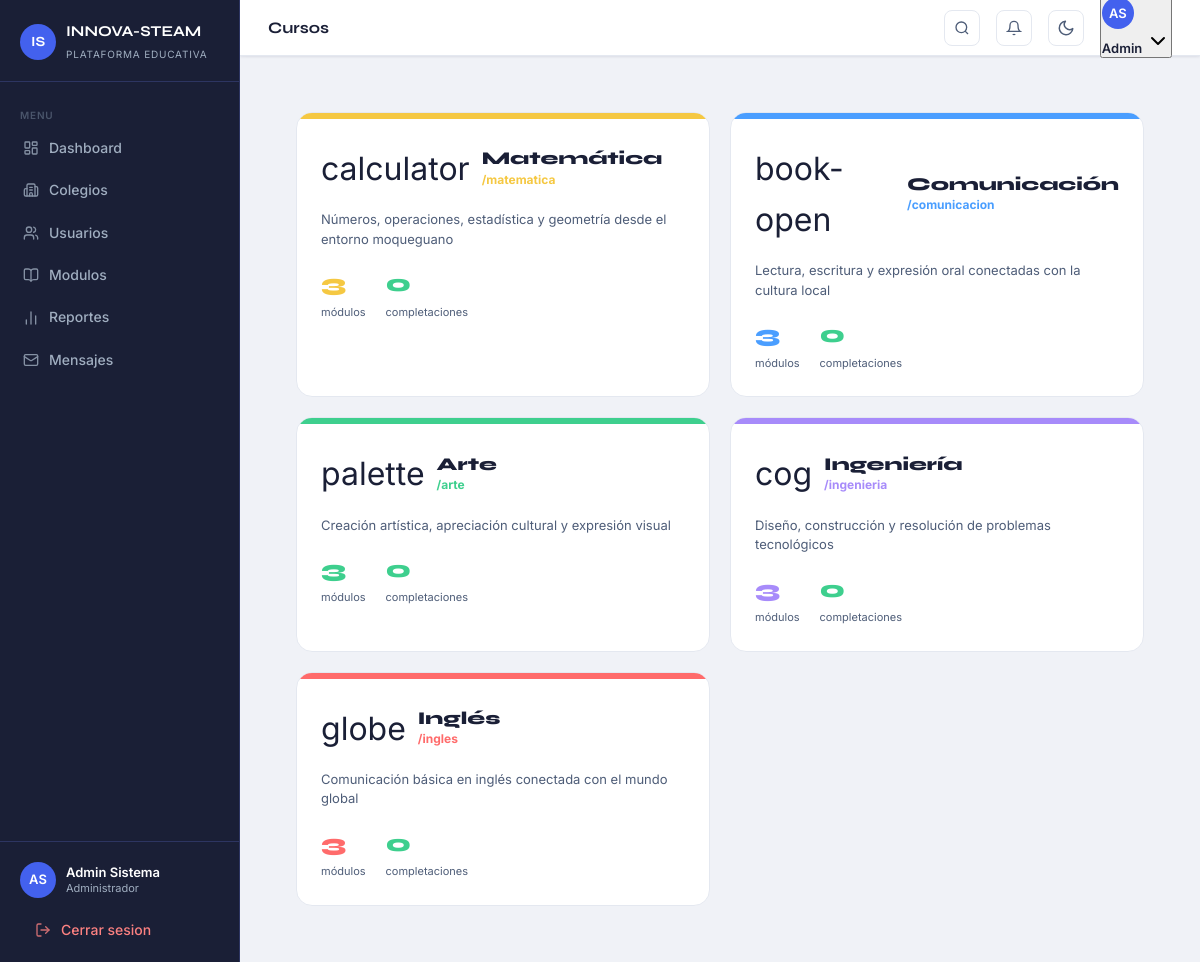
Page /admin/cursos.php (signed in) on the committed database.
### tables this page shows
CREATE TABLE cursos (
  id                  INT UNSIGNED AUTO_INCREMENT PRIMARY KEY,
  nombre              VARCHAR(100) NOT NULL,
  slug                VARCHAR(80)  NOT NULL UNIQUE,
  color_hex           VARCHAR(10),
  icono               VARCHAR(30),
  descripcion         TEXT,
  competencias_cneb   TEXT,
  activo              TINYINT(1)   NOT NULL DEFAULT 1
);

### includes/config.php (called while the page is built, shortened)
<?php
function sanitize(string $val): string
{
    return htmlspecialchars(trim($val), ENT_QUOTES, 'UTF-8');
}

### admin/cursos.php (the view, shortened to what this page needs)
<?php
require_once __DIR__ . '/../includes/config.php';
$pdo = getDB();
$cursos = $pdo->query("
    SELECT c.*,
           COUNT(DISTINCT m.id) as total_modulos,
           COUNT(DISTINCT pe.id) as completaciones
    FROM cursos c
    LEFT JOIN modulos m ON m.curso_id=c.id AND m.activo=1
    LEFT JOIN progreso_estudiante pe ON pe.modulo_id=m.id AND pe.completado=1
    WHERE c.activo=1
    GROUP BY c.id
    ORDER BY c.id
")->fetchAll();
require_once __DIR__ . '/../includes/header.php';
?>
<div class="page-content">
  <div style="display:grid; grid-template-columns:repeat(auto-fill,minmax(280px,1fr)); gap:20px;">
    <?php foreach ($cursos as $c): ?>
    <div style="background:var(--bg-surface); border:1px solid var(--bg-border); border-radius:16px; overflow:hidden;">
      <div style="height:6px; background:<?= $c['color_hex'] ?>;"></div>
      <div style="padding:24px;">
        <div style="display:flex; align-items:center; gap:12px; margin-bottom:16px;">
          <span style="font-size:32px;"><?= $c['icono'] ?></span>
          <div>
            <h3 style="font-family:'Syne',sans-serif; font-size:18px; font-weight:800; color:var(--text-primary);"><?= sanitize($c['nombre']) ?></h3>
            <p style="font-size:12px; color:<?= $c['color_hex'] ?>; font-weight:700;">/<?= $c['slug'] ?></p>
          </div>
        </div>
        <p style="font-size:13px; color:var(--text-secondary); margin-bottom:16px; line-height:1.5;"><?= sanitize($c['descripcion'] ?? '') ?></p>
        <div style="display:flex; gap:20px;">
          <div>
            <div style="font-size:24px; font-weight:800; color:<?= $c['color_hex'] ?>; font-family:'Syne',sans-serif;"><?= $c['total_modulos'] ?></div>
            <div style="font-size:11px; color:var(--text-secondary);">módulos</div>
          </div>
          <div>
            <div style="font-size:24px; font-weight:800; color:var(--green); font-family:'Syne',sans-serif;"><?= $c['completaciones'] ?></div>
            <div style="font-size:11px; color:var(--text-secondary);">completaciones</div>
          </div>
        </div>
      </div>
    </div>
    <?php endforeach; ?>
  </div>
</div>
<?php require_once __DIR__ . '/../includes/footer.php'; ?>

### assets/css/stellar.css (style rules this page uses)
:root { --bg-page: #f0f2f7; --bg-surface: #ffffff; --bg-card: #ffffff; --bg-input: #f8f9fc; --bg-muted: #f0f2f7; --bg-border: #e4e8f0; --bg-hover: #f5f7fa; --text-primary: #1a1f36; --text-secondary: #4e5d78; --text-muted: #5d6e8b; --text-inverse: #ffffff; --accent: #4361ee; --accent-hover: #3451d1; --accent-light: rgba(67, 97, 238, .10); --accent-border: rgba(67, 97, 238, .30); --success: #2dca73; --success-light: rgba(45, 202, 115, .10); --danger: #f5365c; --danger-light: rgba(245, 54, 92, .10); --warning: #fb8c00; --warning-light: rgba(251, 140, 0, .10); --info: #4361ee; --info-light: rgba(67, 97, 238, .10); --star-color: #f6a609; --gold: #f5c842; --bg-elevated: #f5f7fa; --sidebar-bg: #1a1f36; --sidebar-surface: #222840; --sidebar-border: #2d3561; --sidebar-text: #a0aec0; --sidebar-active: #ffffff; --blue: #4a9eff; --green: #3ecf8e; --purple: #a78bfa; --coral: #ff6b6b; --teal: #06b6d4; --sidebar-width: 240px; --radius-sm: 8px; --radius: 12px; --radius-lg: 16px; --shadow-sm: 0 1px 3px rgba(16, 24, 64, .06), 0 1px 2px rgba(16, 24, 64, .04); --shadow: 0 4px 16px rgba(16, 24, 64, .10); --shadow-lg: 0 8px 32px rgba(16, 24, 64, .14); --transition: 150ms ease; }
*, *::before, *::after { box-sizing: border-box; margin: 0; padding: 0; }
html { scroll-behavior: smooth; -webkit-text-size-adjust: 100%; }
body { background: var(--bg-page); color: var(--text-primary); font-family: 'Inter', system-ui, -apple-system, sans-serif; font-size: 14px; line-height: 1.6; min-height: 100vh; -webkit-font-smoothing: antialiased; -moz-osx-font-smoothing: grayscale; }
h1, h2, h3, h4 { font-family: 'Syne', sans-serif; font-weight: 700; line-height: 1.25; color: var(--text-primary); }
h3 { font-size: 1.25rem; }
p { color: var(--text-secondary); line-height: 1.7; }
.page-content > * { animation: fadeUp .38s cubic-bezier(.22,1,.36,1) both; }
.page-content > *:nth-child(1) { animation-delay: .04s; }
* { scrollbar-width: thin; scrollbar-color: var(--bg-border) transparent; }
body, .card, .stat-card, .topbar, .table-wrapper, .table-wrap, .sidebar, .main-content { transition: background-color .25s ease, border-color .2s ease, color .2s ease; }

### assets/css/sidebar.css (style rules this page uses)
.page-content { padding: 28px; flex: 1; max-width: 1200px; }

### rows in the picture
cursos: icono "calculator", nombre "Matemática", slug "matematica", descripcion "Números, operaciones, estadística y geometría desde el entorno moqueguano", total_modulos "3", completaciones "0"
cursos: icono "book-open", nombre "Comunicación", slug "comunicacion", descripcion "Lectura, escritura y expresión oral conectadas con la cultura local", total_modulos "3", completaciones "0"
cursos: icono "palette", nombre "Arte", slug "arte", descripcion "Creación artística, apreciación cultural y expresión visual", total_modulos "3", completaciones "0"
cursos: icono "cog", nombre "Ingeniería", slug "ingenieria", descripcion "Diseño, construcción y resolución de problemas tecnológicos", total_modulos "3", completaciones "0"
cursos: icono "globe", nombre "Inglés", slug "ingles", descripcion "Comunicación básica en inglés conectada con el mundo global", total_modulos "3", completaciones "0"

### other values in the picture
$item['label'] "Dashboard"
$item['label'] "Colegios"
$item['label'] "Usuarios"
$item['label'] "Modulos"
$item['label'] "Reportes"
$item['label'] "Mensajes"
$initials "AS"
$rolLabel "Administrador"
$pageTitle "Cursos"
$user['nombre'] "Admin"
